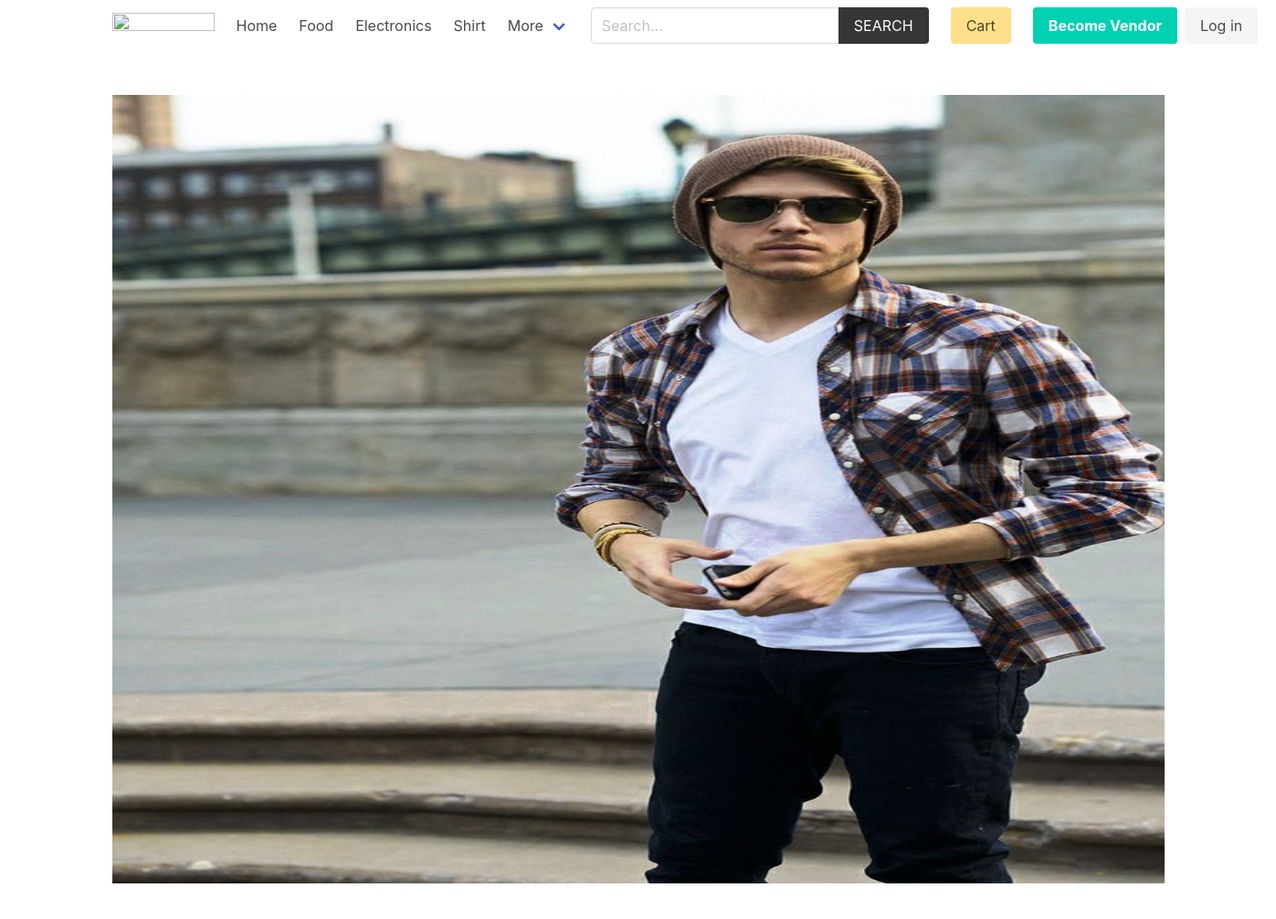
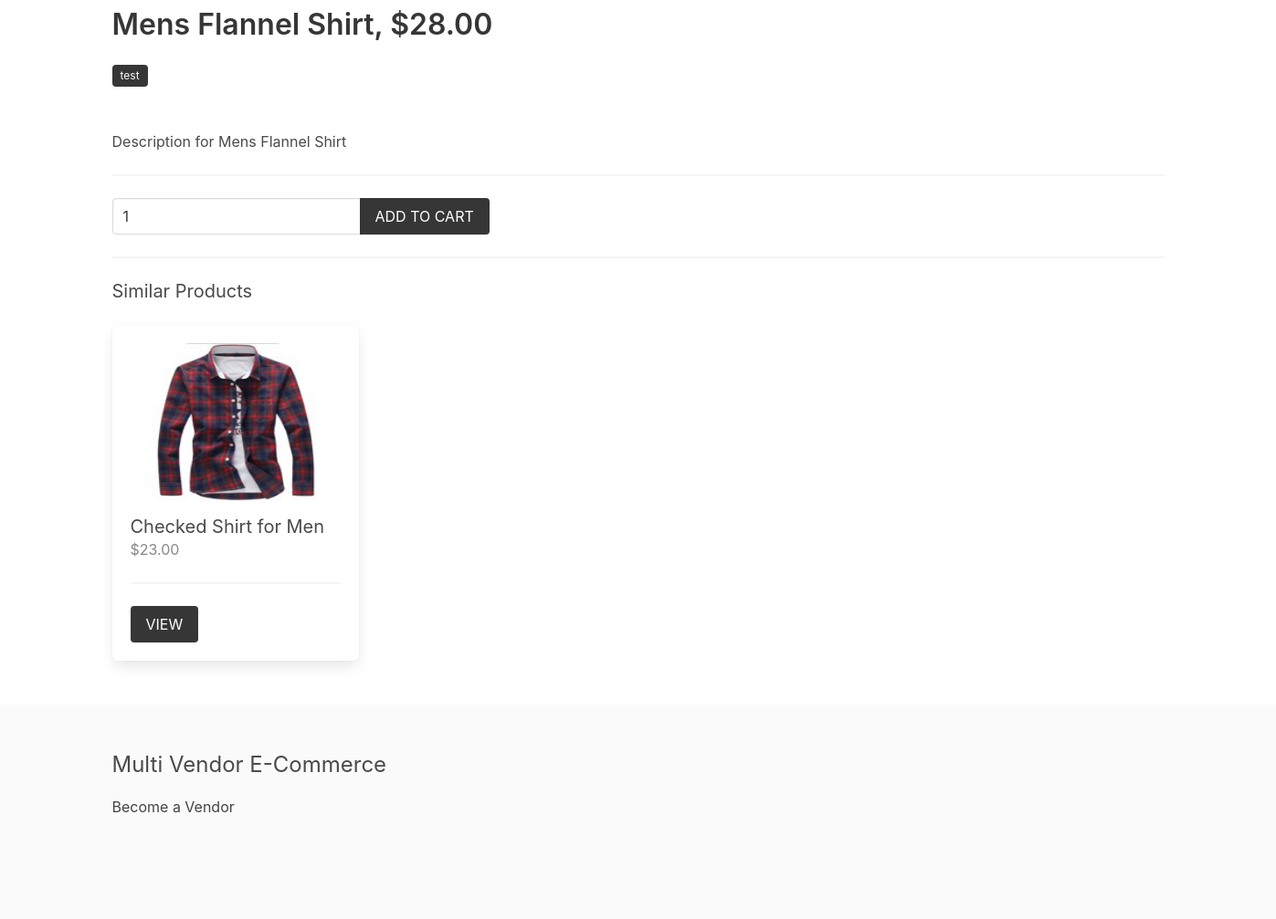
/product/shirt/mens-flannel-shirt/, run on the app's committed database (2 pictures, top to bottom).
### product/models.py (models this page shows, shortened)
class Category(models.Model):
    title = models.CharField(max_length=50)
    slug = models.SlugField(max_length=55)
    ordering = models.IntegerField(default=0)
    class Meta:
        ordering = ['ordering']

class Product(models.Model):
    category = models.ForeignKey(Category, related_name='products', on_delete=models.CASCADE)
    vendor = models.ForeignKey(Vendor, related_name="products", on_delete=models.CASCADE)
    title = models.CharField(max_length=50)
    slug = models.SlugField(max_length=55)
    description = models.TextField(blank=True, null=True)
    price = models.DecimalField(max_digits=6, decimal_places=2)
    added_date = models.DateTimeField(auto_now_add=True)
    image = models.ImageField(upload_to='uploads/', blank=True, null=True)
    thumbnail = models.ImageField(upload_to='uploads/', blank=True, null=True) # Change uploads to thumbnails
    class Meta:
        ordering = ['-added_date']
    def get_thumbnail(self):
        if self.thumbnail:
            return self.thumbnail.url

### vendor/models.py (models this page shows, shortened)
class Vendor(models.Model):
    name = models.CharField(max_length=255)
    created_at = models.DateTimeField(auto_now_add=True)
    created_by = models.OneToOneField(User, related_name='vendor', on_delete=models.CASCADE)
    class Meta:
        ordering = ['name']

### product/views.py (the view)
# urls.py: path('<slug:category_slug>/<slug:product_slug>/', views.product, name="product"),
def product(request, category_slug, product_slug):
    cart = Cart(request)
    product = get_object_or_404(Product, category__slug=category_slug, slug=product_slug)
    if request.method == 'POST':
        form = AddToCartForm(request.POST)
        if form.is_valid():
            quantity = form.cleaned_data['quantity']
            cart.add(product_id=product.id, quantity=quantity, update_quantity=False)
            messages.success(request, "The product was added to the cart.")
            return redirect('product:product', category_slug=category_slug, product_slug=product_slug)
    else:
        form = AddToCartForm()
    similar_products = list(product.category.products.exclude(id=product.id))
    if len(similar_products) >= 4:
        similar_products = random.sample(similar_products, 4)
    context = {
        'product': product,
        'similar_products': similar_products,
        'form': form,
    }
    return render(request, 'product/product.html', context)

### product/forms.py
class AddToCartForm(forms.Form):
    quantity = forms.IntegerField()

### cart/cart.py (called while the page is built)
    def __len__(self):
        return sum(item['quantity'] for item in self.cart.values())

### cart/context_processors.py (called while the page is built)
def cart(request):
    return {'cart': Cart(request)}

### product/context_processors.py (called while the page is built)
def menu_categories(request):
    categories = Category.objects.all()
    return {'categories': categories}

### templates/product/product.html (shortened to what this page needs)
{% extends 'core/base.html' %}
{% block content %}
    {% if product.image %}
        <figure class="image is-4by3 mb-6">
            <img src="{{product.image.url}}" alt="{{product.title}}">
        </figure>
    {% endif %}
    <h1 class="title">{{product.title}}, ${{product.price}}</h1>
    <p class="mb-6">
        <span class="tag is-dark">{{ product.vendor.name }}</span>
    </p>
    <p>{{product.description}}</p>
    <hr>
    <form method="post" action="">
        <div class="field has-addons">
            <div class="control">
                <input type="number" name="quantity" value="1" class="input" min="1" id="">
            </div>
            <div class="control">
                <button class="button is-dark is-uppercase">Add to Cart</button>
            </div>
        </div>
    </form>
    {% if similar_products %}
        <hr>
        <div class="columns is-multiline">
            <div class="column is-12">
                <h2 class="subtitle">Similar Products</h2>
            </div>
            {% for product in similar_products %}
                {% include 'product/parts/list_item.html' %}
            {% endfor %}
        </div>
    {% endif %}
{% endblock content %}

### templates/core/base.html (shortened to what this page needs)
{% load static %}
<!DOCTYPE html>
<html lang="en">
<head>
    <link rel="stylesheet" href="https://cdn.jsdelivr.net/npm/bulma@0.9.2/css/bulma.min.css">
    <link rel="stylesheet" href="{% static 'css/main.css' %}">
</head>
<body>
    <div class="container">
        <nav class="navbar" role="navigation" aria-label="main navigation">
            <div class="navbar-brand">
                <a class="navbar-item" href="{% url 'core:home' %}">
                <img src="https://bulma.io/images/bulma-logo.png" width="112" height="28">
                </a>
            </div>
            <div id="navbarBasicExample" class="navbar-menu">
                <div class="navbar-start">
                <a class="navbar-item" href="{% url 'core:home' %}">
                    Home
                </a>
                {% for category in categories %}
                    <a class="navbar-item" href="{% url 'product:category' category.slug %}">
                        {{category.title}}
                    </a>
                {% endfor %}
                <div class="navbar-item has-dropdown is-hoverable">
                    <a class="navbar-link">
                    More
                    </a>
                </div>
                </div>
                <div class="navbar-start">
                    <div class="navbar-item">
                        <form method="get" action="{% url 'product:search' %}">
                            <div class="field has-addons">
                                <div class="control">
                                    <input type="search" name="query" id="" class="input" placeholder="Search...">
                                </div>
                                <div class="control">
                                    <button class="button is-dark is-uppercase">Search</button>
                                </div>
                            </div>
                        </form>
                    </div>
                </div>
                <div class="navbar-end">
                <div class="navbar-item">
                    <a href="{% url 'cart:cart' %}" class="button is-warning">Cart {% if cart %}({{cart|length}}){% endif %}</a>
                </div>
                {% if request.user.is_authenticated %}
                <div class="navbar-item has-dropdown is-hoverable">
                    <a class="navbar-link is-capitalized">
                    {{user.vendor.name}}
                    </a>
                    <div class="navbar-dropdown">
                    <a class="navbar-item" href="{% url 'vendor:vendor-admin' %}">
                        Vendor Admin
                    </a>
                    <a class="navbar-item" href="{% url 'vendor:add-product' %}">
                        Add Product
                    </a>
                    <a class="navbar-item">
                        Contact
                    </a>
                    <hr class="navbar-divider">
                    <a class="navbar-item" href="{% url 'vendor:logout' %}">
                        Logout
                    </a>
                    </div>
                </div>
                {% else %}
                <div class="navbar-item">
                    <div class="buttons">
                        <a class="button is-primary" href="{% url 'vendor:become-vendor' %}">
                            <strong>Become Vendor</strong>
                        </a>
                        <a class="button is-light" href="{% url 'vendor:login' %}">
                            Log in
                        </a>
                    </div>
                </div>
                {% endif %}
                </div>
            </div>
            </nav>
    </div>
    <section class="section">
        <div class="container">
            {% block content %}{% endblock content %}
        </div>
    </section>
    <footer class="footer">
        <div class="container">
            <h3 class="is-size-4 mb-4">Multi Vendor E-Commerce</h3>
            {% if request.user.is_authenticated %}
                <a href="{% url 'vendor:vendor-admin' %}">Vendor Admin</a>
            {% else %}
                <a href="{% url 'vendor:become-vendor' %}">Become a Vendor</a>
            {% endif %}
        </div>
    </footer>
</body>
</html>

### templates/product/parts/list_item.html
<div class="column is-3 product-list-item">
                <div class="box">
                    <figure class="image is-4by3 mb-4">
                        <img src="{{ product.get_thumbnail }}" alt="{{product.title}}">
                    </figure>
                    <h2 class="subtitle">{{product.title}}</h2>
                    <h3 class="price is-size-6 mb-5">${{product.price}}</h3>
                    <hr>
                    <a href="{% url 'product:product' product.category.slug product.slug %}" class="button is-dark is-uppercase">View</a>
                </div>
            </div>

### core/static/css/main.css (style rules this page uses)
.footer a { margin-bottom: 15px; display: inline-block; color: #444; }
.product-list-item .box .subtitle { margin-bottom: 0; }
.product-list-item .box .price { color: #888; }

### data on the page
Category: title "Food"
Category: title "Electronics"
Category: title "Shirt"
Product: image (picture), title "Mens Flannel Shirt", price "28.00", vendor.name "test", description "Description for Mens Flannel Shirt"
Product: get_thumbnail (picture), title "Checked Shirt for Men", price "23.00"
